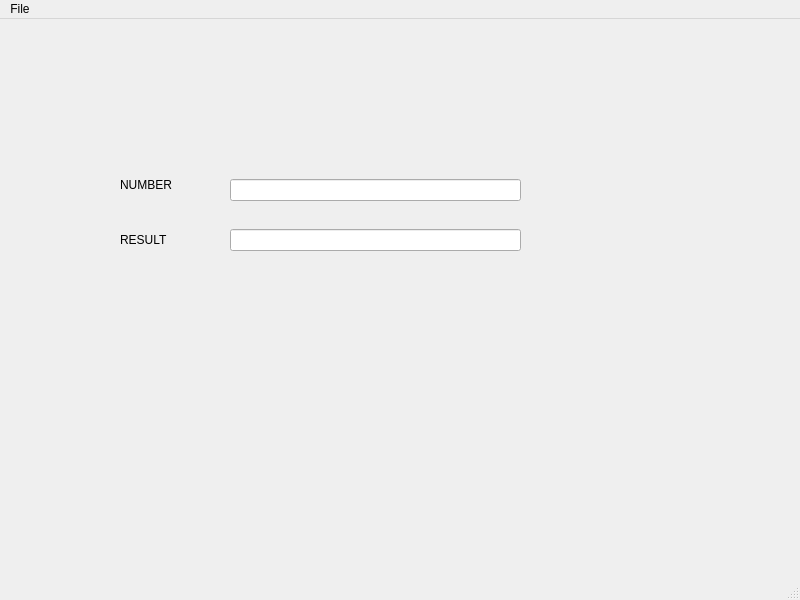
<?xml version="1.0" encoding="UTF-8"?>
<ui version="4.0">
 <class>MainWindow</class>
 <widget class="QMainWindow" name="MainWindow">
  <property name="geometry">
   <rect>
    <x>0</x>
    <y>0</y>
    <width>800</width>
    <height>600</height>
   </rect>
  </property>
  <property name="windowTitle">
   <string>MainWindow</string>
  </property>
  <widget class="QWidget" name="centralwidget">
   <widget class="QLabel" name="label">
    <property name="geometry">
     <rect>
      <x>120</x>
      <y>150</y>
      <width>111</width>
      <height>31</height>
     </rect>
    </property>
    <property name="text">
     <string>NUMBER</string>
    </property>
   </widget>
   <widget class="QLabel" name="label_2">
    <property name="geometry">
     <rect>
      <x>120</x>
      <y>210</y>
      <width>101</width>
      <height>21</height>
     </rect>
    </property>
    <property name="text">
     <string>RESULT</string>
    </property>
   </widget>
   <widget class="QLineEdit" name="t1">
    <property name="geometry">
     <rect>
      <x>230</x>
      <y>160</y>
      <width>291</width>
      <height>22</height>
     </rect>
    </property>
   </widget>
   <widget class="QLineEdit" name="t2">
    <property name="geometry">
     <rect>
      <x>230</x>
      <y>210</y>
      <width>291</width>
      <height>22</height>
     </rect>
    </property>
   </widget>
  </widget>
  <widget class="QMenuBar" name="menubar">
   <property name="geometry">
    <rect>
     <x>0</x>
     <y>0</y>
     <width>800</width>
     <height>26</height>
    </rect>
   </property>
   <widget class="QMenu" name="menuFile">
    <property name="title">
     <string>File</string>
    </property>
    <addaction name="actionSquare"/>
    <addaction name="actionCube"/>
    <addaction name="actionSqrRoot"/>
    <addaction name="actionCubeRoot"/>
   </widget>
   <addaction name="menuFile"/>
  </widget>
  <widget class="QStatusBar" name="statusbar"/>
  <action name="actionSquare">
   <property name="text">
    <string>Square</string>
   </property>
  </action>
  <action name="actionCube">
   <property name="text">
    <string>Cube</string>
   </property>
  </action>
  <action name="actionSqrRoot">
   <property name="text">
    <string>SqrRoot</string>
   </property>
  </action>
  <action name="actionCubeRoot">
   <property name="text">
    <string>CubeRoot</string>
   </property>
  </action>
 </widget>
 <resources/>
 <connections/>
</ui>
